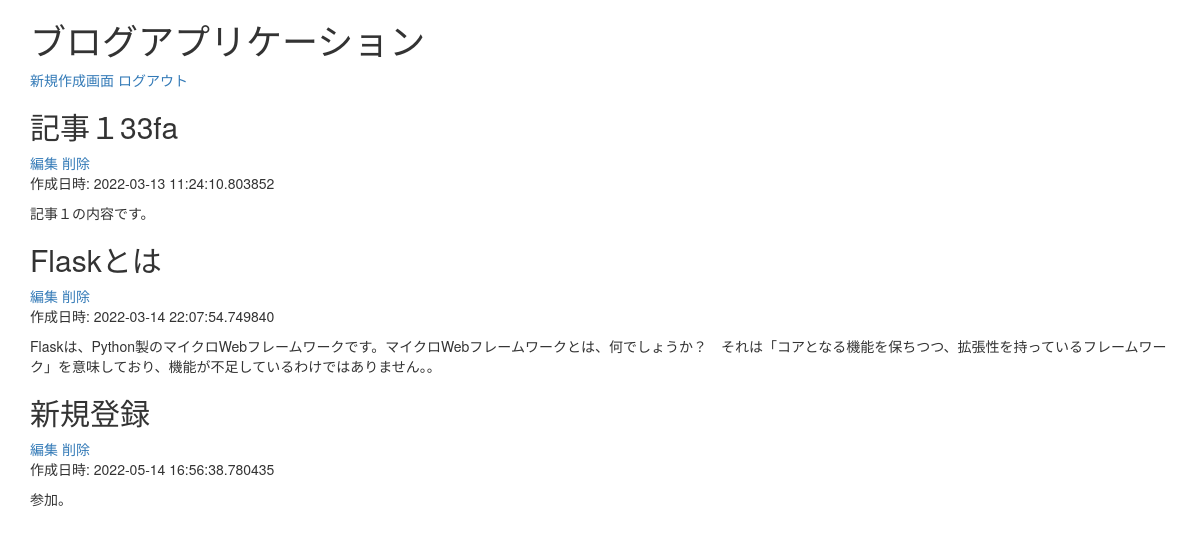
Screenshot of / (signed in) with the database file from the repository.
### app.py (models this page shows)
class Post(db.Model):
    id = db.Column(db.Integer, primary_key=True)
    title = db.Column(db.String(50), nullable=False)
    body = db.Column(db.String(300), nullable=False)
    create_at = db.Column(db.DateTime, nullable=False, default=datetime.now(pytz.timezone('Asia/Tokyo')))

### app.py (the view)
@app.route("/")
@login_required
def index():
    if request.method == 'GET':
        posts = Post.query.all()
        return render_template('index.html', posts=posts)

### app.py (called while the page is built)
@loginManager.user_loader
def load_user(user_id):
    return User.query.get(int(user_id))

### templates/index.html (shortened to what this page needs)
{% extends "bootstrap/base.html" %}
{% block content %}
<div class="container">
    <h1>ブログアプリケーション</h1>
    <a href="/create" role="button">新規作成画面</a>
    <a href="/logout" role="button">ログアウト</a>
    {% for post in posts %}
        <article>
            <h2>{{ post.title }}</h2>
            <a href="/{{post.id}}/update" role="button">編集</a>
            <a href="/{{post.id}}/delete" role="button">削除</a>
            <p>作成日時: {{ post.create_at }}</p>
            <p>{{ post.body }}。</p>
        </article>
    {% endfor %}
</div>
{% endblock %}

### rows the page displays
Post: title "記事１33fa", create_at "2022-03-13 11:24:10.803852", body "記事１の内容です"
Post: title "Flaskとは", create_at "2022-03-14 22:07:54.749840", body "Flaskは、Python製のマイクロWebフレームワークです。マイクロWebフレームワークとは、何でしょうか？ それは「コアとなる機能を保ちつつ、拡張性を持っているフレームワーク」を意味しており、機能が不足しているわけではありません。"
Post: title "新規登録", create_at "2022-05-14 16:56:38.780435", body "参加"
